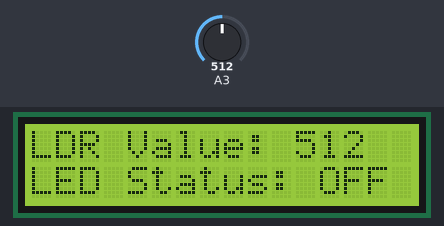
This sketch was run on a simulated Arduino Uno, built with avr-gcc and run on an emulated ATmega328P. On the bench: 16×2 character LCD. The inputs (shaded band) are chosen by the test bench; at power-on: A3 = 512. What the sketch prints to the serial monitor is not drawn.

Above: at 1.2 s.
1.3 s: A3 set to 409
At 2.1 s:
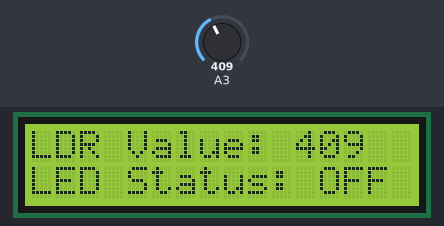
3.0 s: A3 set to 384
At 4.3 s:
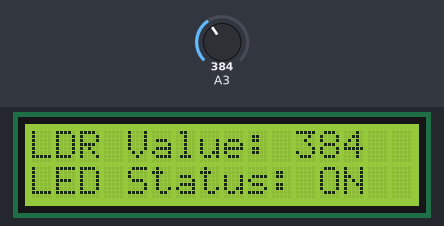
4.6 s: A3 set to 410
At 5.2 s:
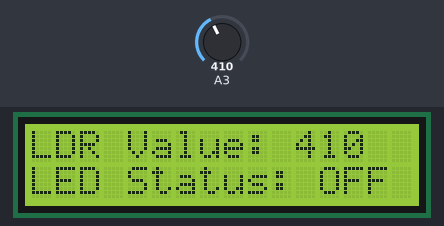
Timing chart, 0 to 7.6 s (numbered marks = the images above; inputs shaded):
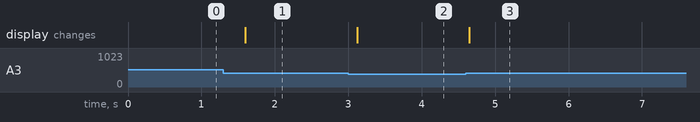

Measured:
- the behaviour switches between 400 and 399 on A3 (found by bisection; images 1 and 2)
- after the input at 1.3 s, the display: changes after 0.30 s (image 1)
- after the input at 3.0 s, the display: changes after 0.12 s (image 2)
- after the input at 4.6 s, the display: changes after 0.05 s (image 3)

The sketch:

ex1_12.ino
```cpp
#include <LiquidCrystal.h>

LiquidCrystal lcd(2, 3, 4, 8, 12, 13);
int ledPin = 13;

int threshold = 400;

void setup() {
  pinMode(ledPin, OUTPUT);
  lcd.begin(16, 2);
  lcd.clear();
  Serial.begin(9600);
}

void loop() {
  int ldrValue = analogRead(A3);
  String ledStatus = "";

  if (ldrValue < threshold) {
    digitalWrite(ledPin, HIGH);
    ledStatus = "ON ";
  } else {
    digitalWrite(ledPin, LOW);
    ledStatus = "OFF";
  }


  lcd.setCursor(0, 0);
  lcd.print("LDR Value: ");
  lcd.print(ldrValue);
  lcd.print("    ");

  lcd.setCursor(0, 1);
  lcd.print("LED Status: ");
  lcd.print(ledStatus);


  Serial.print("LDR Value: ");
  Serial.print(ldrValue);
  Serial.print(" | LED Status: ");
  Serial.println(ledStatus);

  delay(300);
}
```
